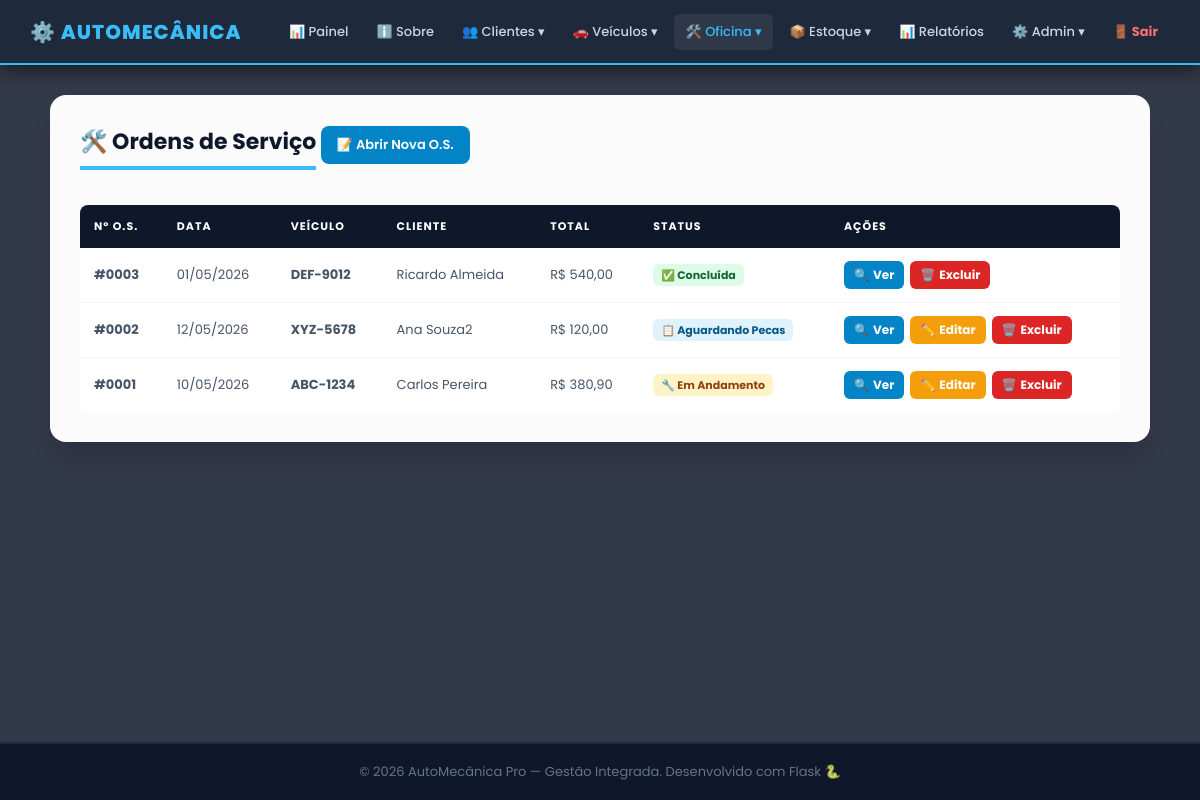
Screenshot of /os (signed in) with the database file from the repository.
### app.py (models this page shows)
class OrdemServico(db.Model):
    __tablename__ = 'ordem_servico'
    id_os         = db.Column(db.Integer, primary_key=True)
    data_entrada  = db.Column(db.Date, nullable=False)
    data_previsao = db.Column(db.Date)
    status        = db.Column(db.String(30), default='Aberta')
    valor_total   = db.Column(db.Numeric(10, 2), default=0.00)
    id_veiculo    = db.Column(db.Integer, db.ForeignKey('veiculo.id_veiculo',   ondelete='CASCADE'),  nullable=False)
    id_mecanico   = db.Column(db.Integer, db.ForeignKey('mecanico.id_mecanico', ondelete='RESTRICT'), nullable=False)
    pecas_os      = db.relationship('OsPeca',    backref='ordem', lazy=True, cascade='all, delete-orphan')
    servicos_os   = db.relationship('OsServico', backref='ordem', lazy=True, cascade='all, delete-orphan')

class Veiculo(db.Model):
    __tablename__ = 'veiculo'
    id_veiculo = db.Column(db.Integer, primary_key=True)
    placa      = db.Column(db.String(10),  unique=True, nullable=False)
    marca      = db.Column(db.String(50))
    modelo     = db.Column(db.String(50))
    ano        = db.Column(db.Integer)
    id_cliente = db.Column(db.Integer, db.ForeignKey('cliente.id_cliente', ondelete='CASCADE'), nullable=False)
    ordens     = db.relationship('OrdemServico', backref='veiculo', lazy=True, cascade='all, delete-orphan')

class Cliente(db.Model):
    __tablename__ = 'cliente'
    id_cliente = db.Column(db.Integer, primary_key=True)
    nome       = db.Column(db.String(100), nullable=False)
    cpf        = db.Column(db.String(15),  unique=True, nullable=False)
    telefone   = db.Column(db.String(20))
    veiculos   = db.relationship('Veiculo', backref='cliente', lazy=True, cascade='all, delete-orphan')

### app.py (the view)
@app.route('/os')
@login_required
def os_consultar():
    ordens = (db.session.query(OrdemServico, Veiculo.placa, Cliente.nome.label('cliente'))
              .join(Veiculo, OrdemServico.id_veiculo == Veiculo.id_veiculo)
              .join(Cliente, Veiculo.id_cliente == Cliente.id_cliente)
              .order_by(OrdemServico.id_os.desc()).all())
    return render_template('os/consultar.html', controller='os', ordens=ordens)

### app.py (called while the page is built)
def login_required(f):
    @wraps(f)
    def decorated(*args, **kwargs):
        if 'usuario_id' not in session:
            return redirect(url_for('login'))
        return f(*args, **kwargs)
    return decorated

def format_brl(value):
    try:
        return f"R$ {float(value):,.2f}".replace(',', 'X').replace('.', ',').replace('X', '.')
    except:
        return 'R$ 0,00'

@app.before_request
def csrf_protect():
    if request.method == 'POST':
        token_sessao = session.get('_csrf_token')
        token_form   = request.form.get('csrf_token')
        if not token_sessao or not token_form or not hmac.compare_digest(token_sessao, token_form):
            abort(400, description='Token CSRF invalido ou ausente. Recarregue a pagina e tente novamente.')

### templates/os/consultar.html (shortened to what this page needs)
{% extends 'base.html' %}
{% block content %}
<div class="cartao card-lg">
    <h3>🛠️ Ordens de Serviço</h3>
    <a href="{{ url_for('os_cadastrar') }}" class="btn-add">📝 Abrir Nova O.S.</a>
    <div class="tabela-wrapper tbl-desktop">
        <table>
            <thead>
                <tr><th>Nº O.S.</th><th>Data</th><th>Veículo</th><th>Cliente</th><th>Total</th><th>Status</th><th>Ações</th></tr>
            </thead>
            <tbody>
                {% for os, placa, cliente in ordens %}
                <tr>
                    <td><b>#{{ '%04d' % os.id_os }}</b></td>
                    <td style="white-space:nowrap;">{{ os.data_entrada.strftime('%d/%m/%Y') if os.data_entrada else '-' }}</td>
                    <td><b>{{ placa }}</b></td>
                    <td>{{ cliente }}</td>
                    <td style="white-space:nowrap;">{{ format_brl(os.valor_total) }}</td>
                    <td>
                        {% if os.status == 'Concluida' %}
                            <span style="background:#dcfce7;color:#166534;padding:3px 8px;border-radius:6px;font-size:11px;font-weight:700;white-space:nowrap;">✅ Concluída</span>
                        {% elif os.status == 'Em Andamento' %}
                            <span style="background:#fef3c7;color:#92400e;padding:3px 8px;border-radius:6px;font-size:11px;font-weight:700;white-space:nowrap;">🔧 Em Andamento</span>
                        {% else %}
                            <span style="background:#e0f2fe;color:#075985;padding:3px 8px;border-radius:6px;font-size:11px;font-weight:700;white-space:nowrap;">📋 {{ os.status }}</span>
                        {% endif %}
                    </td>
                    <td><div class="acoes">
                        <a href="{{ url_for('os_detalhes', id=os.id_os) }}" class="btn-det">🔍<span class="txt"> Ver</span></a>
                        {% if os.status != 'Concluida' %}
                        <a href="{{ url_for('os_editar', id=os.id_os) }}" class="btn-ed">✏️<span class="txt"> Editar</span></a>
                        {% endif %}
                        <a href="{{ url_for('os_excluir', id=os.id_os) }}" class="btn-ex" onclick="return confirm('Remover O.S. #{{ '%04d' % os.id_os }}?')">🗑️<span class="txt"> Excluir</span></a>
                    </div></td>
                </tr>
                {% else %}
                <tr><td colspan="7" style="text-align:center;color:#94a3b8;padding:30px;">Nenhuma O.S. encontrada.</td></tr>
                {% endfor %}
            </tbody>
        </table>
    </div>
</div>
{% endblock %}

### public/css/main.css (style rules this page uses)
* { margin:0; padding:0; box-sizing:border-box; font-family:'Poppins',sans-serif; }
body { display:flex; flex-direction:column; min-height:100vh; color:#334155; background: url('https://images.unsplash.com/photo-1619642751034-765dfdf7c58e?q=80&w=1920&auto=format&fit=crop') no-repeat center center fixed; background-size:cover; }
.cartao { background-color:rgba(255,255,255,0.98); width:100%; padding:30px; border-radius:16px; box-shadow:0 20px 25px -5px rgba(0,0,0,0.15); margin-bottom:25px; }
.card-lg { max-width:1100px; }
.cartao h3 { margin-bottom:20px; color:#0f172a; font-size:22px; border-bottom:4px solid #38bdf8; padding-bottom:8px; display:inline-block; }
.tabela-wrapper { overflow-x:auto; -webkit-overflow-scrolling:touch; margin-top:15px; border-radius:8px; }
table { width:100%; border-collapse:collapse; background-color:white; min-width:500px; }
th { background-color:#0f172a; padding:13px 14px; text-align:left; color:white; font-size:11px; text-transform:uppercase; letter-spacing:1px; white-space:nowrap; }
td { padding:13px 14px; border-bottom:1px solid #f1f5f9; font-size:13px; color:#475569; }
tr:last-child td { border-bottom:none; }
.btn-add { background-color:#0284c7; color:white; padding:9px 16px; border-radius:8px; text-decoration:none; font-weight:600; font-size:13px; display:inline-block; margin-bottom:12px; }
.acoes { display:flex; gap:6px; flex-wrap:nowrap; align-items:center; }
.btn-ed, .btn-ex, .btn-det, .btn-ok { display:inline-flex; align-items:center; gap:4px; padding:5px 10px; border-radius:6px; text-decoration:none; font-weight:700; font-size:12px; white-space:nowrap; cursor:pointer; border:none; transition:0.2s; }
.btn-ed { background:#f59e0b; color:white; }
.btn-ex { background:#dc2626; color:white; }
.btn-det { background:#0284c7; color:white; }
.btn-ed .txt, .btn-ex .txt, .btn-det .txt, .btn-ok .txt { display:inline; }

### public/css/mobile.css (style rules this page uses)
.tbl-desktop { display: block; }

### rows the page displays
OrdemServico: id_os "0003", data_entrada "01/05/2026", placa "DEF-9012", nome "Ricardo Almeida", valor_total "R$ 540,00", status "✅ Concluída"
OrdemServico: id_os "0002", data_entrada "12/05/2026", placa "XYZ-5678", nome "Ana Souza2", valor_total "R$ 120,00", status "Aguardando Pecas"
OrdemServico: id_os "0001", data_entrada "10/05/2026", placa "ABC-1234", nome "Carlos Pereira", valor_total "R$ 380,90", status "🔧 Em Andamento"
